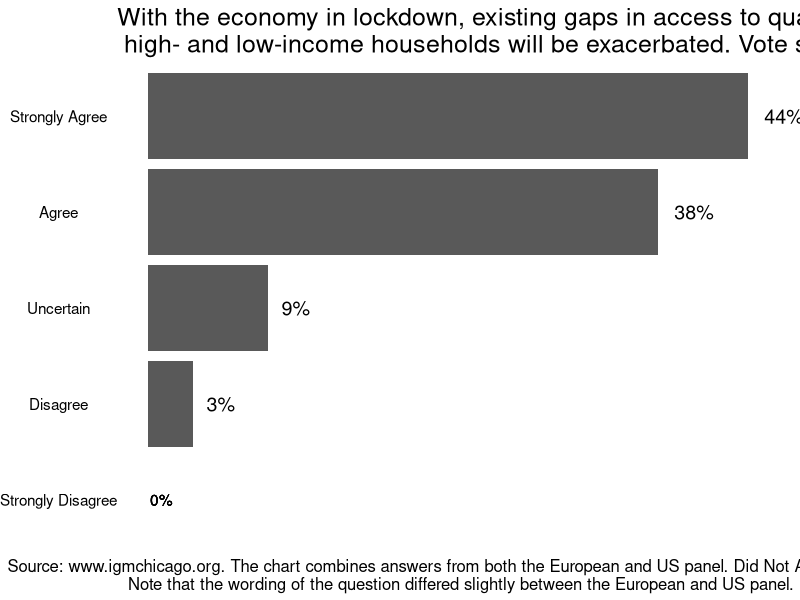
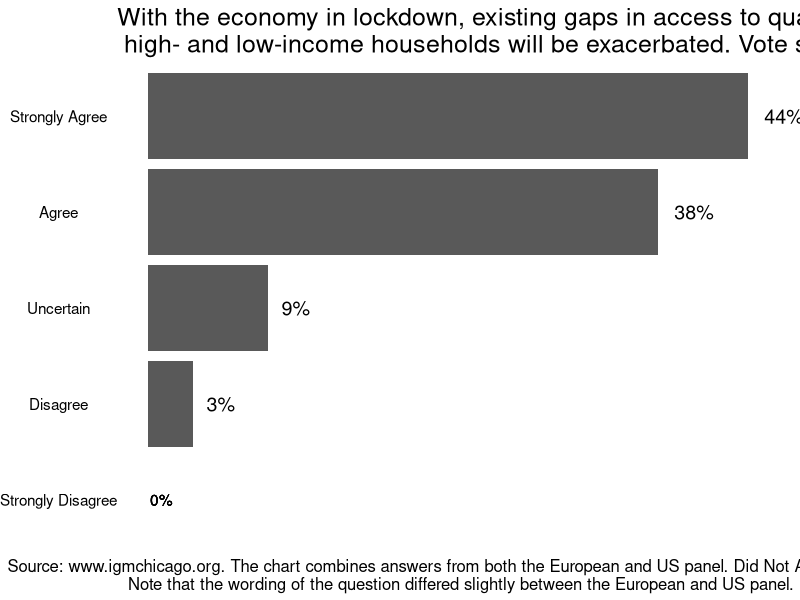

Source code (R) for these figures, in order: (Note: this script raises an error after producing the figures.)
# create chart on igm responses, goals: explore data, flipped bar chart, axis labels, 
# load tidyverse
library("tidyverse")
setwd("C:\\Github\\hhsievertsen.github.io\\dataviz\\20200420")
# load data
df_combined<-read_csv("igm_survey_lockdown_education_inequality.csv")

# calculate percentages
df_combined<-df_combined%>%
  group_by(Vote) %>%
  summarise(count=n()) %>% 
  mutate(perc=100*count/sum(count))%>%
  filter(Vote!="Did Not Answer")%>%
  mutate(mvote=factor(Vote, levels =c("Strongly Disagree","Disagree","Uncertain","Agree","Strongly Agree")))

# Create chart
ggplot(df_combined,aes(x=mvote,y=perc))+geom_bar(stat="identity")+
  scale_x_discrete(drop = FALSE)+                                 # show all factors!
   theme_void()+                                                  # simple layout
  ylim(0,46)+                                                     
  coord_flip() +
  theme(plot.title = element_text(size=18),axis.text.y=element_text(),
        plot.caption=element_text(size=12,hjust = 0.5,vjust=2.5),
        )+
    labs(x="",y=" ", 
       title="With the economy in lockdown, existing gaps in access to quality education between \n high- and low-income households will be exacerbated. Vote shares (in percent). N=90.",
       caption="Source: www.igmchicago.org. The chart combines answers from both the European and US panel. Did Not Answer (5.6%).\n Note that the wording of the question differed slightly between the European and US panel.")+
  geom_text(aes(label=paste(" ", round(perc),"%",sep="")),hjust=-0.25,size=5)+
  geom_text(aes(y=1,x=1,label="0%"))
ggsave("fig.png")







# Create chart without computing percentages first
df_combined<-rbind(df_us,df_eu)%>%
  mutate(mvote=factor(Vote, levels =c("Strongly Disagree","Disagree","Uncertain","Agree","Strongly Agree", "Did Not Answer")))

ggplot(df_combined,aes(x=mvote))+  geom_bar(aes(y = (..count..)/sum(..count..)))+
  scale_x_discrete(drop = FALSE)+
  theme_light()+
  ylim(0,0.46)+
  coord_flip()+
  labs(x="",y="Share in percent ", 
       title="With the economy in lockdown, existing gaps in access to quality education between \n high- and low-income households will be exacerbated. Vote shares (in percent). ",
       caption="Source: www.igmchicago.org. The chart combines answers from both the European and US panel. ")
